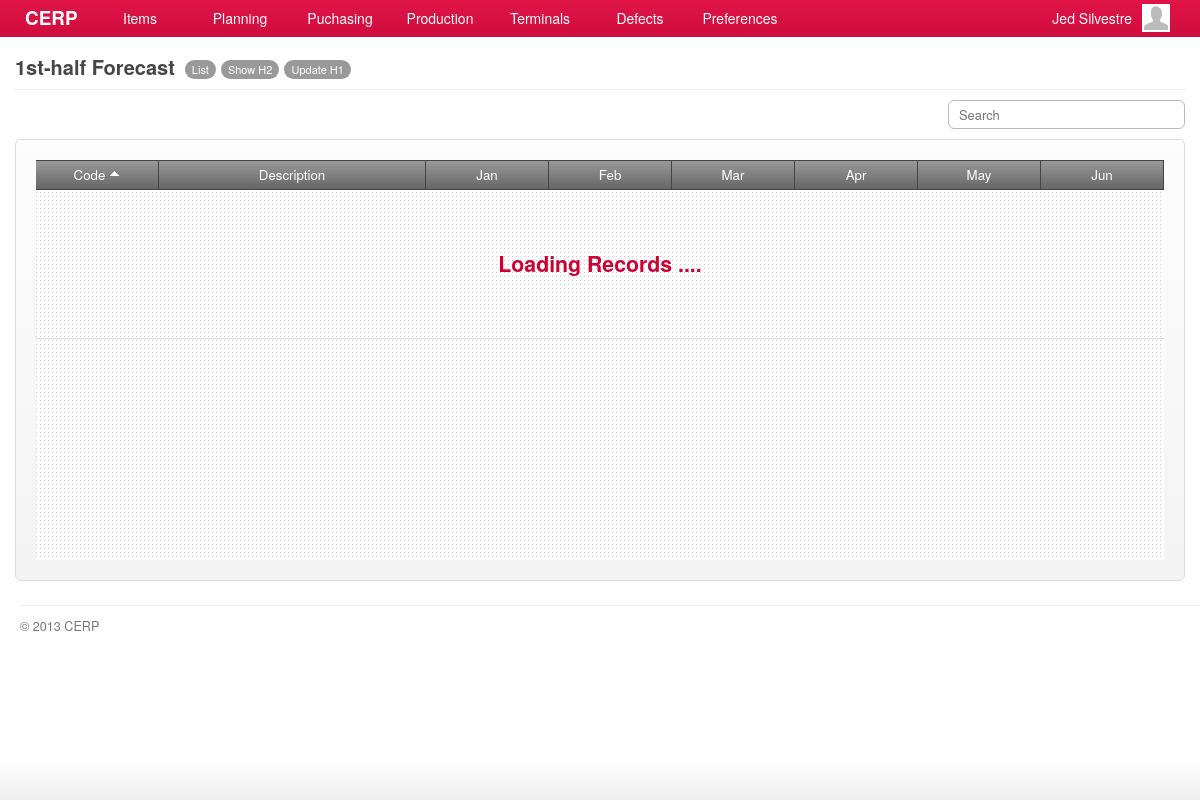
Screenshot of /account/forecast-calendar-h1-show.php (signed in) with the database file from the repository.
### tables this page shows
CREATE TABLE `capabilities` (
  `id` int(11) NOT NULL AUTO_INCREMENT,
  `title` varchar(45) DEFAULT NULL,
  `name` varchar(45) DEFAULT NULL,
  `capability` varchar(45) DEFAULT NULL,
  `url` varchar(45) DEFAULT NULL,
  `parent` int(11) DEFAULT NULL,
  PRIMARY KEY (`id`)
);

### include/general.class.php (called while the page is built, shortened)
<?php
require('database.class.php');
require('capabilities.class.php');
require('role.class.php');
$DB				= new MySQL;
  $DB->database	= "cerpdb";
  $DB->username	= "cerpuser";
  $DB->password	= "cerpuser";
  $DB->hostname	= "localhost";
$Capabilities	= new Capabilities($DB);
$Signed			= $_SESSION['user'];
$Role		= new Role($DB, $Signed['id']);
?>

### include/role.class.php (called while the page is built, shortened)
<?php
class Role
{
	private $DB;
	private $user_id;
	function Role($db, $uid) {
  	$this->DB = $db;
		$this->user_id = $uid;
  }
	function isCapableByName($cap_name) {
		foreach ($this->getUserRoles() as $user_role) {
			$result = $this->DB->Find('role_capabilities', array(
						  			'columns' 		=> 'role_capabilities.*',
						  			'joins' => 'INNER JOIN capabilities ON capabilities.id = role_capabilities.capability_id',
						  	    'conditions' 	=> 'capabilities.capability="'. $cap_name .'" AND role_id='. $user_role['role_id']));
			if(isset($result)) {
				return TRUE;
			}
		}
	}
	function getUserRoles() {
		$result = $this->DB->Get('user_roles', array(
						  			'columns' 		=> 'user_roles.role_id, roles.name',
						  			'joins' => 'INNER JOIN roles ON roles.id = user_roles.role_id',
						  	    'conditions' 	=> 'user_roles.user_id='. $this->user_id));
		if(isset($result)) {
			return $result;
		}
	}
}

### include/database.class.php (called while the page is built, shortened)
<?php
class MySQL {
  public $username	= "cerpuser";
  public $password	= "cerpuser";
  public $hostname	= "localhost";
  public function Connect() {
    $conn = mysql_connect($this->hostname, $this->username, $this->password) or die("<br/><span class='notice'><p class='error'><strong>ERROR!</strong> Unable to connect to MySQL! </p></span>");
    return $conn;
  }
  public function Query($sql) {
  	$conn = $this->Connect();
    $result = mysql_query($sql, $conn);
	return $result;
  }
	function Find($table, $args='') {
  	if (isset($args)) {
  	  $args['columns'] = (isset($args['columns']) ? $args['columns'] : '*');
  	  $args['joins'] = (isset($args['joins']) ? $args['joins'] : '');
	 	 	$args['conditions'] = ($args['conditions'] == '' ? '' : 'where '.$args['conditions']);
		}
		$sql = "SELECT ".$args['columns']." FROM ".$table." ".$args['joins']." ".$args['conditions'];
		$row = $this->IsEmpty($this->Query($sql));
		return mysql_fetch_array($row);
  }
  function Get($table, $args='') {
  	if (isset($args)) {
  	  $args['columns'] = (isset($args['columns']) ? $args['columns'] : '*');
  	  $args['joins'] = (isset($args['joins']) ? $args['joins'] : '');
		  $args['conditions'] = ($args['conditions'] == '' ? '' : 'WHERE '.$args['conditions']);
  	  $args['order'] = (isset($args['order']) ? ' ORDER BY '.$args['order'] : '');
  	  $args['limit'] = (isset($args['limit']) ? ' LIMIT '.$args['limit'] : '');
  	  $args['group'] = (isset($args['group']) ? ' GROUP BY '.$args['group'] : '');
		}
		$data = array();
		$sql = "SELECT ".$args['columns']." FROM ".$table." ".$args['joins']." ".$args['conditions']." ".$args['group']." ".$args['order']." ".$args['limit'];
		$result = $this->IsEmpty($this->Query($sql));
		if(!empty($result)) {
	      while ($row = mysql_fetch_array($result)) {
	        $data[] = $row;
	      }
		}
		return $data;
  }
  private function IsEmpty($result) {
    if(mysql_num_rows($result) > 0) return $result;
    return null;
  }
}

### include/capabilities.class.php (called while the page is built, shortened)
<?php
class Capabilities {
  private $DB;
	public $All;
	function Capabilities($db) {
		$this->DB = $db;
		$this->GetCapabilities();
	}
  function GetTitle() {
    global $capability_key;
	return $this->All[$capability_key]['title'];
  }
	function GetCapabilities() {
		$capabilities = $this->DB->Get('capabilities', array(
					  			'columns' 		=> 'id, capability, title, name, parent, url',
					  	    'conditions' 	=> 'parent IS NOT null ORDER BY parent'));
		$all = array();
		foreach ($capabilities as $cap) {
			$all[$cap['capability']] = array('title' => $cap['title'],'name' => $cap['name'], 'url' => $cap['url'], 'parent' => $cap['parent']);
		}
		$this->All = $all;
	}
}

### account/forecast-calendar-h1-show.php (the view, shortened to what this page needs)
<?php
  $capability_key = 'show_forecast_calendar_h1';
  require('header.php');
	$allowed = $Role->isCapableByName($capability_key);
	if(!$allowed) {
		require('inaccessible.php');
	}else{
?>
	<div id="page">
		<div id="page-title">
    	<h2>
      	<span class="title"><?php echo $Capabilities->GetTitle(); ?></span>
        <?php
				  echo '<a href="'.$Capabilities->All['forecast_calendar']['url'].'" class="nav">'.$Capabilities->All['forecast_calendar']['name'].'</a>';
				  echo '<a href="'.$Capabilities->All['show_forecast_calendar_h2']['url'].'" class="nav">'.$Capabilities->All['show_forecast_calendar_h2']['name'].'</a>';
				  echo '<a href="'.$Capabilities->All['edit_forecast_calendar_h1']['url'].'" class="nav">'.$Capabilities->All['edit_forecast_calendar_h1']['name'].'</a>';
				?>
      </h2>
		</div>
    <div id="content">
      <div class="search">
        <input type="text" id="keyword" name="keyword" class="keyword" placeholder="Search" />
      </div>
      <form id="form-name" action="<?php host($Capabilities->GetUrl()) ?>" method="POST" class="form-container">
				<div id="grid-products" class="grid jq-grid" style="min-height:400px;">
	        <table cellspacing="0" cellpadding="0">
	          <thead>
	            <tr>
	              <td width="110" class="border-right text-center"><a class="sort default active up" column="code">Code</a></td>
              	<td class="border-right text-center"><a class="sort" column="description">Description</a></td>
	              <td width="110" class="border-right text-center"><a>Jan</a></td>
	              <td width="110" class="border-right text-center"><a>Feb</a></td>
	              <td width="110" class="border-right text-center"><a>Mar</a></td>
	              <td width="110" class="border-right text-center"><a>Apr</a></td>
	              <td width="110" class="border-right text-center"><a>May</a></td>
	              <td width="110" class="border-right text-center"><a>Jun</a></td>
	            </tr>
	          </thead>
	          <tbody></tbody>
	        </table>
	      </div>
      </form>
		</div>
	</div>
<?php }
require('footer.php'); ?>

### stylesheets/main.css (style rules this page uses)
*, html, body { margin:0;padding:0; }
html { font-size: 100%; -webkit-text-size-adjust: 100%; -ms-text-size-adjust: 100%; }
body { margin: 0; font-family:"Helvetica Neue", Helvetica, Arial, sans-serif; font-size:14px; line-height:20px; color:#454545; background-color:#ffffff; }
h1, h2, h3, h4 { padding:0 0 5px; margin:0 0 10px; }
h2 { font-size:20px; }
#page { background-color:#ffffff; font-size:95%; }
#content { padding:0 15px; min-height: 500px; }
#page-title { margin:0 15px 10px; padding:57px 0 0; border-bottom:solid 1px #eeeeee; }
#page-title h2 { margin:0; padding:0 0 10px; }
#page-title h2 .title { float:left; padding-right:5px; }
#page-title h2 .nav { float:left; display:block; margin:3px 0 0 5px; padding:4px 7px; background-color:#999999; color:#ffffff; font-weight:normal; font-size:11px; line-height:11px; cursor:pointer; -webkit-border-radius:12px; -moz-border-radius:12px; border-radius:12px; }
.border-right { border-right:solid 1px #dddddd; }
.text-center { text-align:center; }

### stylesheets/form.css (style rules this page uses)
form { margin:0 0 10px; }
form table tr th, form table tr td { padding:2px 0; }
.form-container { padding:20px; border:solid 1px #dddddd; background-color:#f9f9f9; background-image:-moz-linear-gradient(top, #fdfdfd, #f4f4f4); background-image:-webkit-gradient(linear, 0 0, 0 100%, from(#fdfdfd), to(#f4f4f4)); background-image:-webkit-linear-gradient(top, #fdfdfd, #f4f4f4); background-image:-o-linear-gradient(top, #fdfdfd, #f4f4f4); background-image:linear-gradient(to bottom, #fdfdfd, #f4f4f4); -webkit-border-radius:6px; -moz-border-radius:6px; border-radius:6px; }
input, textarea, select { padding:4px 5px; border:solid 1px #bbbbbb; color:#222222; font-size:97%; font-family:"Helvetica Neue", Helvetica, Arial, sans-serif; -webkit-border-radius:3px; -moz-border-radius:3px; border-radius:3px; }

### stylesheets/grid.css (style rules this page uses)
.grid { min-width:750px; overflow-x:scroll; background:#ffffff url('../images/bg-dotted.png') repeat left top; }
.grid table { margin:0; padding:0; width:100%; }
.grid table thead tr td { padding:4px 6px; border-top:solid 1px #444444; border-bottom:solid 1px #444444; background-color:#666666; background-image:-moz-linear-gradient(top, #999999, #666666); background-image:-webkit-gradient(linear, 0 0, 0 100%, from(#999999), to(#666666)); background-image:-webkit-linear-gradient(top, #999999, #666666); background-image:-o-linear-gradient(top, #999999, #666666); background-image:linear-gradient(to bottom, #999999, #666666); color:#ffffff; font-weight:normal; }
.grid table thead tr td.border-right { border-color:#444444; }
.grid table thead tr td a { color:#ffffff; }
.grid table thead tr td a.sort { padding:0 0 0 0; }
.grid table thead tr td a.sort.active { padding:0 15px 0 0; background:url('../images/icons/icon-sort-down.png') no-repeat right 3px; }
.grid table thead tr td a.sort.active.up { background:url('../images/icons/icon-sort-up.png') no-repeat right 4px; }
.search { margin:0 0 10px; text-align:right; }
.search input { padding-left:10px; width:220px; -webkit-border-radius:6px; -moz-border-radius:6px; border-radius:6px; }

### rows the page displays
capabilities: title "1st-half Forecast"
capabilities: name "List"
capabilities: name "Show H2"
capabilities: name "Update H1"

### other values shown
$Signed['first_name'] "Jed"
$Signed['last_name'] "Silvestre"
